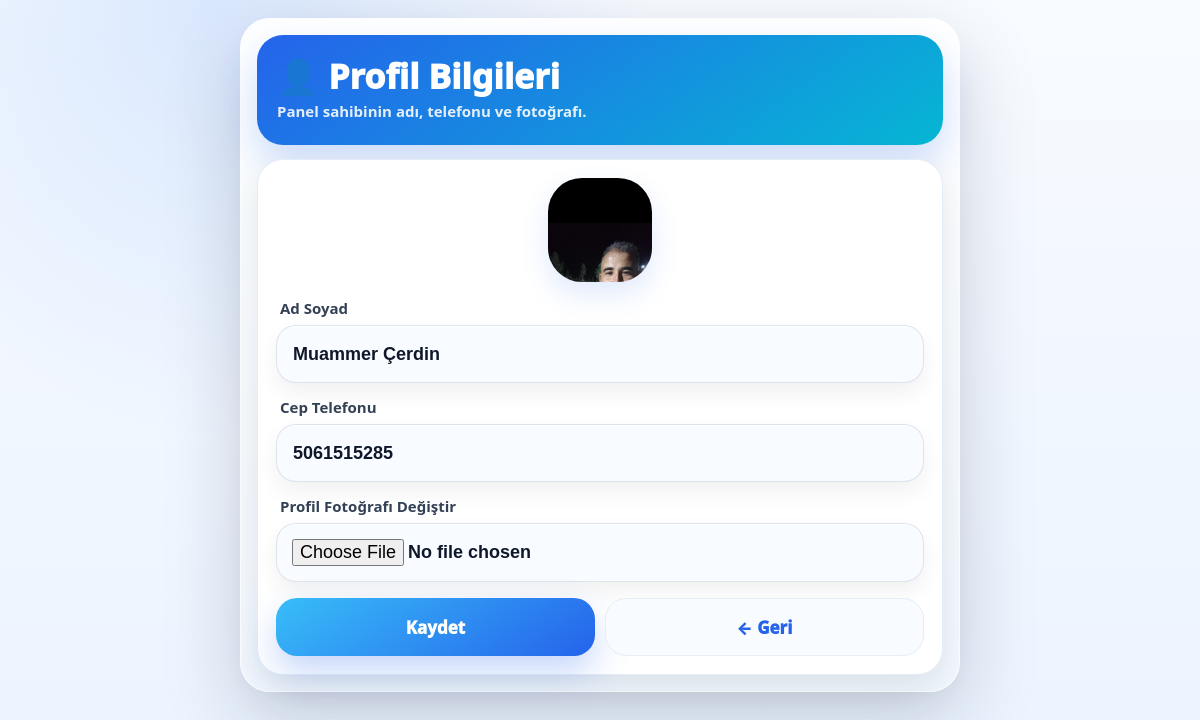
/ayarlar/profil (signed in), run on the app's committed database.
### tables this page shows
CREATE TABLE admin_profile(
            id INTEGER PRIMARY KEY CHECK(id=1),
            full_name TEXT NOT NULL DEFAULT '',
            phone TEXT NOT NULL DEFAULT '',
            photo_path TEXT NOT NULL DEFAULT '',
            created_at TEXT NOT NULL DEFAULT (datetime('now','localtime')),
            updated_at TEXT NOT NULL DEFAULT (datetime('now','localtime'))
        );

### modules/settings_panel.py (the view, shortened to what this page needs)
    def settings_profile_page():
        msg = ""
        error = ""
        prof = get_admin_profile()
        return render_template("settings_profile.html", msg=msg, error=error, profile=prof)

### app.py (called while the page is built)
def ensure_admin_profile_table(db):
    db.execute("""
        CREATE TABLE IF NOT EXISTS admin_profile(
            id INTEGER PRIMARY KEY CHECK(id=1),
            full_name TEXT NOT NULL DEFAULT '',
            phone TEXT NOT NULL DEFAULT '',
            photo_path TEXT NOT NULL DEFAULT '',
            created_at TEXT NOT NULL DEFAULT (datetime('now','localtime')),
            updated_at TEXT NOT NULL DEFAULT (datetime('now','localtime'))
        )
    """)

def get_admin_profile():
    db = get_db()
    ensure_admin_profile_table(db)
    row = db.execute("""
        SELECT id, full_name, phone, photo_path, created_at, updated_at
        FROM admin_profile
        WHERE id=1
    """).fetchone()
    if not row:
        return None
    return {
        "id": row["id"],
        "full_name": row["full_name"] or "",
        "phone": row["phone"] or "",
        "photo_path": row["photo_path"] or "",
        "created_at": row["created_at"],
        "updated_at": row["updated_at"],
    }

def admin_profile_exists():
    prof = get_admin_profile()
    return bool(prof and prof.get("full_name"))

@app.context_processor
def inject_admin_profile():
    try:
        return {"admin_profile": get_admin_profile()}
    except Exception:
        return {"admin_profile": None}

def get_db() -> sqlite3.Connection:
    if "db" not in g:
        g.db = sqlite3.connect(DB_PATH)
        g.db.row_factory = sqlite3.Row
        g.db.execute("PRAGMA foreign_keys=ON;")
        g.db.execute("PRAGMA journal_mode=WAL;")
    return g.db

def settings_get(key: str, default=None):
    row = get_db().execute("SELECT value FROM settings WHERE key=?", (key,)).fetchone()
    if not row:
        return default
    raw = row["value"]
    try:
        return json.loads(raw)
    except Exception:
        return raw

def get_active_trip() -> Optional[int]:
    row = get_db().execute("SELECT active_trip_id FROM app_state WHERE id=1").fetchone()
    return row["active_trip_id"] if row else None

def get_active_trip_row():
    tid = get_active_trip()
    if not tid:
        return None
    return get_db().execute("SELECT * FROM trips WHERE id=?", (tid,)).fetchone()

def issue_csrf() -> str:
    token = secrets.token_urlsafe(32)
    session["csrf_token"] = token
    return token

def get_csrf() -> str:
    tok = session.get("csrf_token")
    if not tok:
        tok = issue_csrf()
    return tok

def is_excluded_path(path: str) -> bool:
    return any(path == x or path.startswith(x + "/") for x in EXCLUDE_PREFIXES)

### templates/settings_profile.html (shortened to what this page needs)
<!doctype html>
<html lang="tr">
<head>
</head>
<body>
  <main class="shell">
    <section class="hero">
      <h1>👤 Profil Bilgileri</h1>
      <p>Panel sahibinin adı, telefonu ve fotoğrafı.</p>
    </section>
    <section class="card">
      <div class="photo-preview">
        {% if profile and profile.photo_path %}
          <img src="{{ profile.photo_path }}" alt="Profil">
        {% else %}
          👤
        {% endif %}
      </div>
      <form method="post" enctype="multipart/form-data">
        <div class="field">
          <label>Ad Soyad</label>
          <input name="full_name" type="text" value="{{ profile.full_name if profile else '' }}" required>
        </div>
        <div class="field">
          <label>Cep Telefonu</label>
          <input name="phone" type="tel" value="{{ profile.phone if profile else '' }}" required>
        </div>
        <div class="field">
          <label>Profil Fotoğrafı Değiştir</label>
          <input name="profile_photo" type="file" accept="image/*">
        </div>
        <div class="actions">
          <button class="btn primary" type="submit">Kaydet</button>
          <a class="btn secondary" href="/ayarlar">← Geri</a>
        </div>
      </form>
    </section>
  </main>
</body>
</html>

### templates/settings_profile.html (style rules this page uses)
* { box-sizing:border-box; }
body { margin:0; min-height:100vh; background: radial-gradient(circle at 18% 0%, rgba(59,130,246,.16), transparent 34%), linear-gradient(180deg,#f8fbff,#eaf3ff); font-family:system-ui,-apple-system,"Segoe UI",Roboto,Arial,sans-serif; color:#0f172a; }
.shell { width:min(94vw,720px); margin:18px auto 28px; padding:16px; border-radius:30px; background:linear-gradient(180deg,rgba(255,255,255,.96),rgba(241,248,255,.96)); border:1px solid rgba(255,255,255,.82); box-shadow:0 28px 80px rgba(15,23,42,.18); }
.hero { padding:24px 20px; border-radius:26px; background:linear-gradient(145deg,#2563eb,#06b6d4); color:#fff; box-shadow:0 18px 38px rgba(37,99,235,.22); margin-bottom:14px; }
.hero h1 { margin:0; font-size:34px; line-height:1; font-weight:950; }
.hero p { margin:8px 0 0; font-size:15px; font-weight:700; color:rgba(255,255,255,.88); }
.card { border-radius:26px; background:#fff; border:1px solid #e5edf6; box-shadow:0 14px 34px rgba(15,23,42,.10); padding:18px; }
.photo-preview { width:104px; height:104px; margin:0 auto 16px; border-radius:34px; display:grid; place-items:center; overflow:hidden; background:#eff6ff; font-size:46px; box-shadow:0 12px 28px rgba(37,99,235,.14); }
.photo-preview img { width:100%; height:100%; object-fit:cover; }
label { display:block; margin:0 0 7px 4px; color:#334155; font-size:15px; font-weight:900; }
.field { margin-bottom:14px; }
input { width:100%; min-height:58px; border-radius:20px; border:1px solid rgba(148,163,184,.26); background:#f8fbff; color:#0f172a; padding:0 16px; outline:none; font-size:18px; font-weight:750; box-shadow: 0 10px 22px rgba(15,23,42,.06), inset 0 1px 0 rgba(255,255,255,.92); }
input[type="file"] { padding:15px; min-height:auto; }
.actions { display:grid; grid-template-columns:1fr 1fr; gap:10px; margin-top:16px; }
.btn { min-height:58px; border:0; border-radius:21px; display:flex; align-items:center; justify-content:center; text-decoration:none; font-size:17px; font-weight:950; font-family:inherit; }
.primary { color:#fff; background:linear-gradient(145deg,#38bdf8,#2563eb); box-shadow:0 16px 34px rgba(37,99,235,.26); }
.secondary { color:#2563eb; background:#f8fbff; border:1px solid #e5edf6; }

### data on the page
admin_profile: photo_path (picture), full_name "Muammer Çerdin", phone "5061515285"
